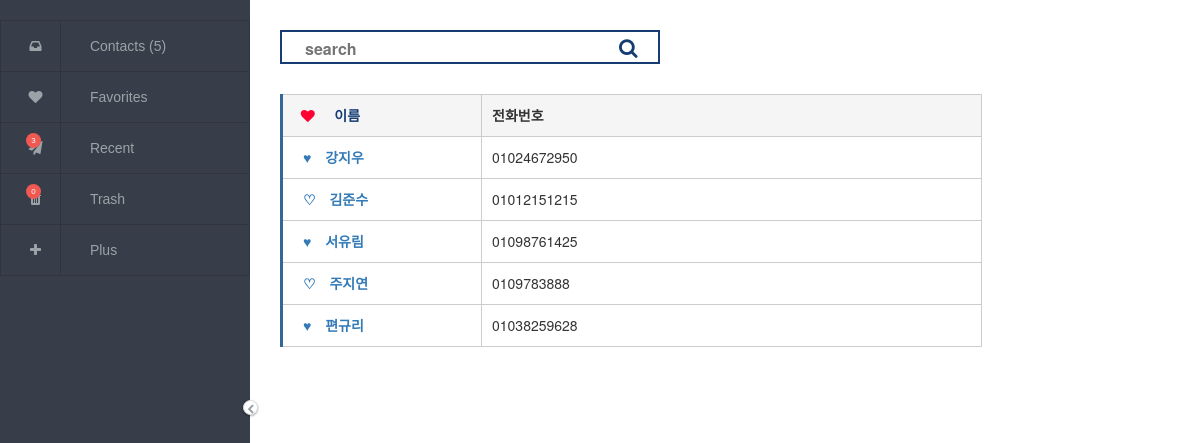
Before: / with the older database file.
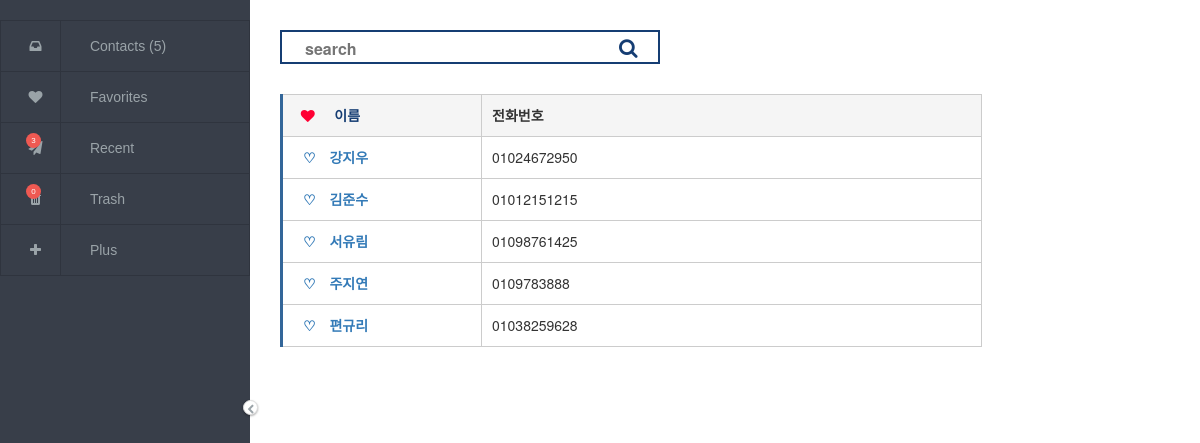
After: the same page with the newer database file.
### ADDRESSBOOK.py (models this page shows, shortened)
class PERSON(db.Model):
   id=db.Column(db.Integer, primary_key=True, unique=True, autoincrement=True)
   name=db.Column(db.String(50), nullable=False, default='')
   number=db.Column(db.String(50), nullable=False, default='')
   email=db.Column(db.String(50), nullable=False, default='')
   favorite=db.Column(db.String(10), default="♡")
   deleted=db.Column(db.Boolean, default=False)

### ADDRESSBOOK.py (the view)
@app.route("/")
def main():
	return render_template('main.html', ADDRESSBOOK=PERSON.query.filter_by(deleted=False).order_by("name").all(), contact_count=PERSON.query.filter_by(deleted=False).count(),trashcount=PERSON.query.filter_by(deleted=True).count())

### templates/main.html (shortened to what this page needs)
<!doctype html>
<html lang="kr">
   <head>
<link rel="stylesheet" href="http://netdna.bootstrapcdn.com/font-awesome/4.3.0/css/font-awesome.min.css" />
<link rel="stylesheet" href="http://maxcdn.bootstrapcdn.com/bootstrap/3.3.7/css/bootstrap.min.css" />
<link rel="stylesheet" href="{{ url_for('static', filename='css/main.css')}}"/>
<link rel="stylesheet" href="https://maxcdn.bootstrapcdn.com/font-awesome/4.7.0/css/font-awesome.min.css" />
</head>
<body>
<nav>
   <label for="menu_state"><i class="fa"></i></label>
   <ul>
      <li>
         <a href="/">
            <i class="fa fa-inbox"></i>
            <span>Contacts ({{contact_count}})</span>
         </a>
      </li>
      <li>
         <a href="/favorite">
            <i class="fa fa-heart"></i>
            <span>Favorites</span>
         </a>
      </li>
      <li data-content="3" class="unread">
         <a href="/recent">
            <i class="fa fa-paper-plane"></i>
            <span>Recent</span>
         </a>
      </li>
      <li data-content={{trashcount}} class="unread">
         <a href="/trash">
            <i class="fa fa-trash"></i>
            <span>Trash</span>
         </a>
      </li>
      <li>
         <a href="/new">
            <i class="fa fa-plus"></i>
            <span>Plus</span>
         </a>
      </li>
   </ul>
</nav>
<main>
   <div>
       <span>
      <form class="search-bar" action="/search" method="POST">
         <input type='text' name='string' class='input_text' placeholder='search'>
         <a type="submit" class="fa fa-search" style = "color:#153d73; font-size: 20px"></a>
         </form>
</span>
        <table class="contact_list">
        <tbody>
          <tr>
              <th scop="row" style="background: #f5f5f5">&nbsp;&nbsp;<i class="fa fa-heart" style="color:#ff0033"></i>&nbsp;&nbsp;&nbsp;&nbsp;&nbsp;이름</th>
              <td style="background:#f5f5f5;font-weight: bold">전화번호</td> </tr>
              {%- for i in ADDRESSBOOK %}
              <th scope="row">
              <a href="/favorite/{{i.id}}">{{i.favorite}}</a>
              <a href = "#{{i.name}}" class="btn-example" onclick="layer_open('{{i.name}}'); return false;" > {{i.name }}</a>
              </th>
              <td>{{ i.number }}</td>
       {%- endfor %}
       </tbody>
      </table>
   </div>
</main>
</body>
</html>

### static/css/main.css (style rules this page uses)
input[type="checkbox"]:checked ~ nav { width: 250px; }
input[type="checkbox"]:checked ~ nav label[for="menu_state"] i::before { content: "\f053"; }
input[type="checkbox"]:checked ~ nav ul { width: 100%; }
input[type="checkbox"]:checked ~ nav ul li a i { border-right: 1px solid #2f343e; }
input[type="checkbox"]:checked ~ nav ul li a span { opacity: 1; transition: opacity 0.25s ease-in-out; }
input[type="checkbox"]:checked ~ main { left: 250px; }
nav { position: fixed; z-index: 9; top: 0; left: 0; bottom: 0; background: #383e49; color: #9aa3a8; width: 50px; font-family: 'Montserrat', sans-serif; font-weight: lighter; transition: all 0.15s ease-in-out; }
nav label[for="menu_state"] i { cursor: pointer; position: absolute; top: 50%; right: -8px; box-shadow: 0 1px 3px rgba(0,0,0,0.12), 0 1px 2px rgba(0,0,0,0.24); background: #fff; font-size: 10px; display: flex; justify-content: center; align-items: center; height: 15px; width: 15px; border-radius: 50%; border: 1px solid #ddd; transition: width 0.15s ease-in-out; z-index: 1; }
nav label[for="menu_state"] i::before { margin-top: 2px; content: "\f054"; }
nav ul { overflow: hidden; display: block; width: 50px; list-style-type: none; padding: 0; margin: 0; }
nav ul li { border: 1px solid #2f343e; position: relative; }
nav ul li.unread:after { content: attr(data-content); position: absolute; top: 10px; left: 25px; display: flex; justify-content: center; align-items: center; width: 15px; height: 15px; border-radius: 50%; color: #fff; background: #ef5952; font-size: 8px; }
nav ul li:not(:last-child) { border-bottom: none; }
nav ul li a { position: relative; display: block; white-space: nowrap; text-decoration: none; color: #9aa3a8; height: 50px; width: 100%; transition: all 0.15s ease-in-out; }
nav ul li a * { height: 100%; display: inline-block; }
nav ul li a i { text-align: center; width: 50px; z-index: 999999; }
nav ul li a i.fa { line-height: 50px; }
nav ul li a span { padding-left: 25px; opacity: 0; line-height: 50px; transition: opacity 0.1s ease-in-out; }
main { position: absolute; transition: all 0.15s ease-in-out; top: 0; left: 50px; }
label { display: inline-block; width: 90px; text-align: right; }
table.contact_list { border-collapse: collapse; text-align: left; line-height: 1.5; border-top: 1px solid #ccc; border-left: 3px solid #369; margin : 30px 30px; }
table.contact_list th { width: 200px; padding: 10px; margin-left: 30px font-weight: bold; vertical-align: top; color: #153d73; border-right: 1px solid #ccc; border-bottom: 1px solid #ccc; }
table.contact_list td { width: 500px; padding: 10px; vertical-align: top; border-right: 1px solid #ccc; border-bottom: 1px solid #ccc; }
* { margin: 0; padding: 0; }
body { margin: 100px; }
div form.search-bar { display: inline-block; width: 380px; height: 34px; border: 2px solid #153d73; background: white; margin-left: 30px; margin-top :30px; padding: 0 20px 5px; }
div form input { width: 300px; height: 21px; margin: 6px 0 0 3px; border: 0; line-height: 21px; font-weight: bold; font-size: 16px; outline: none; }

### templates/main.html (style rules this page uses)
a { margin-left:10px; }
body { background: url( https://static.pexels.com/photos/316466/pexels-photo-316466.jpeg) no-repeat center center fixed; -webkit-background-size: cover; -moz-background-size: cover; -o-background-size: cover; background-size: cover; }

Changed rows visible on the page:
changed PERSON "강지우": favorite "♥" → "♡"
changed PERSON "서유림": favorite "♥" → "♡"
changed PERSON "편규리": favorite "♥" → "♡"
